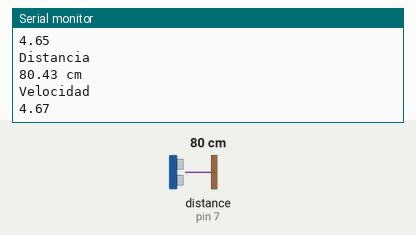
The sketch below on a simulated Arduino Uno, built with avr-gcc and run on an emulated ATmega328P. Parts: the last lines printed to the serial monitor. Wiring (inferred from the names in the program): ultrasonic range finder: trigger pin 7; echo pin 7. Inputs (shaded band) come from the test bench; at power-on: distance to the obstacle (sensor on pin 7) 80 cm. The echo pulse lasts 58.3 µs per cm.

Above: at 1.8 s.
1.9 s: distance to the obstacle (sensor on pin 7) set to 2 cm
At 2.8 s:
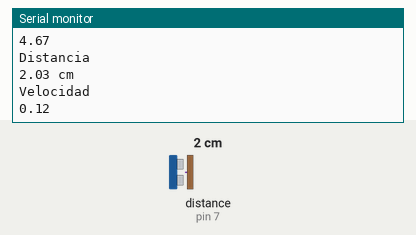
3.4 s: distance to the obstacle (sensor on pin 7) set to 4 cm
At 4.8 s:
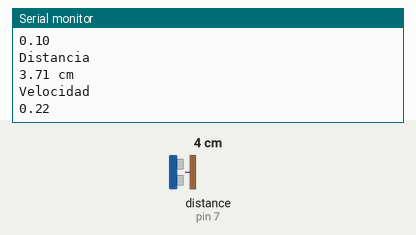
Timing chart, 0 to 6.4 s (numbered marks = the images above; inputs shaded):
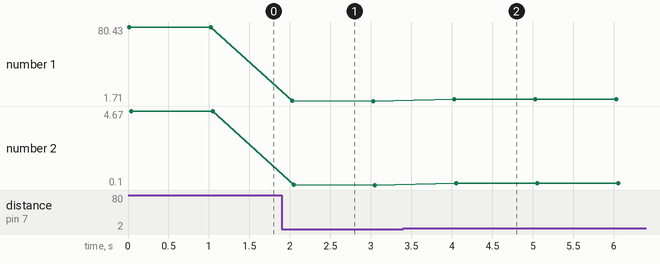

Measured:
- after the input at 1.9 s, the serial monitor: prints a new line after 0.13 s (image 1)
- after the input at 3.4 s, the serial monitor: prints a new line after 0.63 s (image 2)
- plotted number 1: 80.43 → 1.71 after the input at 1.9 s, 1.71 → 3.71 after the input at 3.4 s
- plotted number 2: 4.67 → 0.1 after the input at 1.9 s, 0.1 → 0.22 after the input at 3.4 s

The sketch:

sensor_HC-SR04.ino
```cpp
int ping = 7;

void setup()
{
	Serial.begin(9600);
}

void loop()
{
	float duration;
	float cm;
  	float velocidad;
	pinMode(ping, OUTPUT);
	digitalWrite(ping, HIGH);
	digitalWrite(ping, LOW);

	pinMode(ping, INPUT);
	duration = pulseIn(ping, HIGH);

	cm = (duration / 2) / 29;
	velocidad = (cm / duration);

        Serial.print('\n');
        Serial.println("Distancia");
	Serial.print(cm);
	Serial.println(" cm");
  	Serial.print('\n');
  	Serial.println("Velocidad ");
        Serial.print(duration / 1000);
  	Serial.print('\n');
	delay(1000);
}
```
